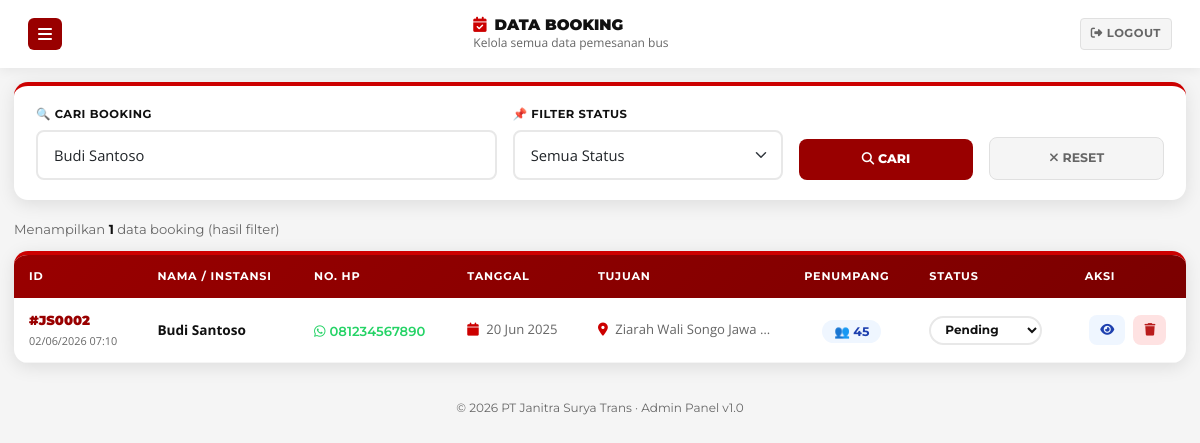
The page /admin/data-booking.php?cari=Budi Santoso (signed in) on the database its author committed.
### tables this page shows
CREATE TABLE `booking` (
  `id_booking` int(11) NOT NULL,
  `nama` varchar(100) NOT NULL,
  `no_hp` varchar(20) NOT NULL,
  `tanggal` date NOT NULL,
  `tujuan` varchar(255) NOT NULL,
  `jumlah_penumpang` int(11) NOT NULL,
  `catatan` text DEFAULT NULL,
  `status` enum('Pending','Disetujui','Selesai','Dibatalkan') DEFAULT 'Pending',
  `created_at` timestamp NOT NULL DEFAULT current_timestamp()
);

### admin/data-booking.php (the view, shortened to what this page needs)
<?php
include '../config/koneksi.php';
$filter_status = in_array($_GET['status']??'', ['Pending','Disetujui','Selesai','Dibatalkan']) ? $_GET['status'] : '';
$search = trim($_GET['cari'] ?? '');
$where = [];
if ($search)        $where[] = "(nama LIKE '%".mysqli_real_escape_string($conn,$search)."%' OR no_hp LIKE '%".mysqli_real_escape_string($conn,$search)."%' OR tujuan LIKE '%".mysqli_real_escape_string($conn,$search)."%')";
$where_sql = $where ? 'WHERE '.implode(' AND ', $where) : '';
$result = mysqli_query($conn, "SELECT * FROM booking $where_sql ORDER BY created_at DESC");
$total = mysqli_num_rows($result);
?>
<!DOCTYPE html>
<html lang="id">
<head>
    <link href="https://cdn.jsdelivr.net/npm/bootstrap@5.3.2/dist/css/bootstrap.min.css" rel="stylesheet">
    <link href="https://cdnjs.cloudflare.com/ajax/libs/font-awesome/6.5.1/css/all.min.css" rel="stylesheet">
    <link href="../assets/css/style.css" rel="stylesheet">
</head>
<body style="background:var(--abu);">
<div class="admin-layout">
    <div class="admin-main">
        <div class="admin-topbar">
            <button class="sidebar-toggle" onclick="toggleSidebar()">
                <i class="fas fa-bars"></i>
            </button>
            <div>
                <h5 style="margin:0;font-family:'Montserrat',sans-serif;font-weight:900;color:var(--hitam);text-transform:uppercase;font-size:0.95rem;">
                    <i class="fas fa-calendar-check me-2" style="color:var(--merah);"></i>Data Booking
                </h5>
                <div style="font-size:0.75rem;color:var(--abu-teks);">Kelola semua data pemesanan bus</div>
            </div>
            <a href="logout.php" style="background:var(--abu);color:var(--abu-teks);padding:7px 14px;border-radius:4px;font-size:0.78rem;font-weight:700;font-family:'Montserrat',sans-serif;text-decoration:none;text-transform:uppercase;letter-spacing:0.5px;border:1px solid var(--abu-medium);">
                <i class="fas fa-sign-out-alt me-1"></i>Logout
            </a>
        </div>
        <div class="admin-content">
            <div style="background:white;border-radius:var(--radius);padding:20px 22px;box-shadow:var(--shadow-card);margin-bottom:20px;border-top:4px solid var(--merah);">
                <form method="GET">
                    <div class="row g-3 align-items-end">
                        <div class="col-md-5">
                            <label style="font-family:'Montserrat',sans-serif;font-weight:700;font-size:0.72rem;text-transform:uppercase;letter-spacing:0.5px;margin-bottom:6px;display:block;color:var(--hitam);">
                                🔍 Cari Booking
                            </label>
                            <input type="text" name="cari" class="form-control" placeholder="Nama, No. HP, atau Tujuan..." value="<?= htmlspecialchars($search) ?>">
                        </div>
                        <div class="col-md-3">
                            <label style="font-family:'Montserrat',sans-serif;font-weight:700;font-size:0.72rem;text-transform:uppercase;letter-spacing:0.5px;margin-bottom:6px;display:block;color:var(--hitam);">
                                📌 Filter Status
                            </label>
                            <select name="status" class="form-select">
                                <option value="">Semua Status</option>
                            </select>
                        </div>
                        <div class="col-md-2">
                            <button type="submit" style="background:var(--merah-tua);color:white;border:none;width:100%;padding:11px;border-radius:var(--radius-sm);font-family:'Montserrat',sans-serif;font-weight:800;font-size:0.78rem;text-transform:uppercase;cursor:pointer;transition:all 0.3s;"
                                    onmouseover="this.style.background='var(--merah-gelap)'"
                                    onmouseout="this.style.background='var(--merah-tua)'">
                                <i class="fas fa-search me-1"></i>Cari
                            </button>
                        </div>
                        <div class="col-md-2">
                            <a href="data-booking.php" style="background:var(--abu);color:var(--abu-teks);border:1px solid var(--abu-medium);width:100%;padding:11px;border-radius:var(--radius-sm);font-family:'Montserrat',sans-serif;font-weight:700;font-size:0.78rem;text-transform:uppercase;text-decoration:none;display:block;text-align:center;">
                                <i class="fas fa-times me-1"></i>Reset
                            </a>
                        </div>
                    </div>
                </form>
            </div>
            <div style="font-size:0.82rem;color:var(--abu-teks);margin-bottom:12px;font-family:'Montserrat',sans-serif;">
                Menampilkan <strong style="color:var(--hitam);"><?= $total ?></strong> data booking
                <?= ($search || $filter_status) ? '(hasil filter)' : '' ?>
            </div>
            <div style="background:white;border-radius:var(--radius);box-shadow:var(--shadow-card);overflow:hidden;border-top:4px solid var(--merah);">
                <div style="overflow-x:auto;">
                    <table style="width:100%;border-collapse:collapse;min-width:950px;">
                        <thead style="background:linear-gradient(135deg,var(--merah-tua),var(--merah-gelap));">
                            <tr>
                                <?php foreach(['ID','Nama / Instansi','No. HP','Tanggal','Tujuan','Penumpang','Status','Aksi'] as $h): ?>
                                <th style="padding:13px 15px;font-size:0.7rem;color:white;text-transform:uppercase;letter-spacing:0.8px;font-weight:700;font-family:'Montserrat',sans-serif;white-space:nowrap;"><?= $h ?></th>
                                <?php endforeach; ?>
                            </tr>
                        </thead>
                        <tbody>
                            <?php if ($total === 0): ?>
                            <tr><td colspan="8" style="text-align:center;padding:60px;color:var(--abu-teks);">
                                <div style="font-size:3rem;margin-bottom:10px;">📋</div>
                                <div style="font-family:'Montserrat',sans-serif;font-weight:700;color:var(--hitam);margin-bottom:6px;text-transform:uppercase;font-size:0.85rem;">Data Tidak Ditemukan</div>
                                <div style="font-size:0.82rem;">Coba ubah kata kunci pencarian atau filter status.</div>
                            </td></tr>
                            <?php else: ?>
                            <?php while ($row = mysqli_fetch_assoc($result)):
                            ?>
                            <tr style="border-bottom:1px solid #F5F5F5;"
                                onmouseover="this.style.background='#FFF5F5'"
                                onmouseout="this.style.background=''">
                                <td style="padding:13px 15px;">
                                    <div style="font-family:'Montserrat',sans-serif;font-weight:900;font-size:0.82rem;color:var(--merah-tua);">
                                        #JS<?= str_pad($row['id_booking'],4,'0',STR_PAD_LEFT) ?>
                                    </div>
                                    <div style="font-size:0.68rem;color:var(--abu-teks);margin-top:2px;">
                                        <?= date('d/m/Y H:i', strtotime($row['created_at'])) ?>
                                    </div>
                                </td>
                                <td style="padding:13px 15px;font-weight:700;font-size:0.85rem;color:var(--hitam);">
                                    <?= htmlspecialchars($row['nama']) ?>
                                </td>
                                <td style="padding:13px 15px;">
                                    <a href="https://wa.me/<?= preg_replace('/[^0-9]/','',$row['no_hp']) ?>" target="_blank"
                                       style="color:#25D366;font-size:0.82rem;text-decoration:none;font-weight:600;font-family:'Montserrat',sans-serif;">
                                        <i class="fab fa-whatsapp me-1"></i><?= htmlspecialchars($row['no_hp']) ?>
                                    </a>
                                </td>
                                <td style="padding:13px 15px;font-size:0.82rem;color:var(--abu-teks);white-space:nowrap;">
                                    <i class="fas fa-calendar me-1" style="color:var(--merah);"></i>
                                    <?= date('d M Y', strtotime($row['tanggal'])) ?>
                                </td>
                                <td style="padding:13px 15px;font-size:0.82rem;color:var(--abu-teks);max-width:190px;">
                                    <div style="overflow:hidden;text-overflow:ellipsis;white-space:nowrap;" title="<?= htmlspecialchars($row['tujuan']) ?>">
                                        <i class="fas fa-map-marker-alt me-1" style="color:var(--merah);"></i>
                                        <?= htmlspecialchars($row['tujuan']) ?>
                                    </div>
                                </td>
                                <td style="padding:13px 15px;text-align:center;">
                                    <span style="background:#EFF6FF;color:#1E40AF;padding:4px 12px;border-radius:20px;font-size:0.78rem;font-weight:700;font-family:'Montserrat',sans-serif;">
                                        👥 <?= $row['jumlah_penumpang'] ?>
                                    </span>
                                </td>
                                <td style="padding:13px 15px;">
                                    <form method="POST" style="display:inline;">
                                        <select name="status" onchange="this.form.submit()"
                                                style="border:2px solid #E8E8E8;border-radius:20px;padding:4px 10px;font-size:0.75rem;font-weight:700;font-family:'Montserrat',sans-serif;cursor:pointer;background:white;outline:none;color:var(--hitam);">
                                            <?php foreach(['Pending','Disetujui','Selesai','Dibatalkan'] as $s): ?>
                                            <option value="<?= $s ?>" <?= $row['status']===$s?'selected':'' ?>><?= $s ?></option>
                                            <?php endforeach; ?>
                                        </select>
                                    </form>
                                </td>
                                <td style="padding:13px 15px;text-align:center;white-space:nowrap;">
                                    <button onclick='lihatDetail(<?= json_encode($row) ?>)'
                                            style="background:#EFF6FF;color:#1E40AF;border:none;border-radius:var(--radius-sm);padding:6px 11px;font-size:0.78rem;cursor:pointer;margin-right:4px;transition:all 0.2s;font-family:'Montserrat',sans-serif;font-weight:700;"
                                            title="Detail"
                                            onmouseover="this.style.background='#DBEAFE'"
                                            onmouseout="this.style.background='#EFF6FF'">
                                        <i class="fas fa-eye"></i>
                                    </button>
                                    <a href="data-booking.php?hapus=<?= $row['id_booking'] ?>"
                                       onclick="return confirm('Hapus booking #JS<?= str_pad($row['id_booking'],4,'0',STR_PAD_LEFT) ?> atas nama <?= addslashes(htmlspecialchars($row['nama'])) ?>?')"
                                       style="background:#FEE2E2;color:#B91C1C;border:none;border-radius:var(--radius-sm);padding:6px 11px;font-size:0.78rem;text-decoration:none;display:inline-block;transition:all 0.2s;font-family:'Montserrat',sans-serif;font-weight:700;"
                                       title="Hapus"
                                       onmouseover="this.style.background='#FECACA'"
                                       onmouseout="this.style.background='#FEE2E2'">
                                        <i class="fas fa-trash"></i>
                                    </a>
                                </td>
                            </tr>
                            <?php endwhile; endif; ?>
                        </tbody>
                    </table>
                </div>
            </div>
            <div style="text-align:center;margin-top:36px;color:var(--abu-teks);font-size:0.75rem;font-family:'Montserrat',sans-serif;">
                © <?= date('Y') ?> PT Janitra Surya Trans · Admin Panel v1.0
            </div>
        </div>
    </div>
</div>
</body>
</html>

### assets/css/style.css (style rules this page uses)
:root { --merah: #CC0000; --merah-tua: #990000; --merah-muda: #E53935; --merah-gelap: #7B0000; --putih: #FFFFFF; --hitam: #111111; --abu: #F5F5F5; --abu-medium: #E0E0E0; --abu-teks: #666666; --shadow: 0 8px 32px rgba(204,0,0,0.18); --shadow-card: 0 4px 18px rgba(0,0,0,0.10); --radius: 14px; --radius-sm: 8px; --transition: all 0.35s cubic-bezier(.4,0,.2,1); }
* { margin:0; padding:0; box-sizing:border-box; }
html { scroll-behavior: smooth; }
body { font-family: 'Open Sans', sans-serif; color: var(--hitam); background: var(--putih); overflow-x: hidden; }
h1,h2,h3,h4,h5 { font-family: 'Montserrat', sans-serif; }
a { text-decoration: none; transition: var(--transition); }
.form-control, .form-select { border: 2px solid #E8E8E8; border-radius: var(--radius-sm); padding: 12px 16px; font-size: 0.92rem; font-family: 'Open Sans', sans-serif; transition: var(--transition); }
.admin-layout { display: flex; min-height: 100vh; }
.admin-main { margin-left: 250px; flex: 1; background: var(--abu); min-height: 100vh; }
.admin-topbar { background: white; padding: 16px 28px; display: flex; align-items: center; justify-content: space-between; box-shadow: 0 2px 12px rgba(0,0,0,0.07); position: sticky; top: 0; z-index: 50; display: flex; align-items: center; justify-content: space-between; }
.admin-content { padding: 28px; }
.sidebar-toggle { display: none; }
.admin-main { margin-left: 260px; width: auto; }
.admin-topbar a { order: 3; flex: 0 0 auto; padding: 6px 10px !important; font-size: 0.72rem !important; white-space: nowrap; }
.sidebar-toggle { display: flex; align-items: center; justify-content: center; background: var(--merah-tua); color: white; border: none; padding: 8px 10px; border-radius: 6px; font-size: 16px; z-index: 1001; }
.admin-main { margin-left: 0; width: 100%; }
.admin-topbar a { padding: 6px 10px !important; font-size: 0.72rem !important; }
.admin-content { padding: 14px; }
table { min-width: 600px; }

### rows shown on the page
booking: id_booking "0002", created_at "02/06/2026 07:10", nama "Budi Santoso", no_hp "081234567890", tanggal "20 Jun 2025", tujuan "Ziarah Wali Songo Jawa…", jumlah_penumpang "45", status "Pending"

### other values the page prints
$total "1"
$h "ID"
$h "NAMA / INSTANSI"
$h "NO. HP"
$h "TANGGAL"
$h "TUJUAN"
$h "PENUMPANG"
$h "STATUS"
$h "AKSI"
